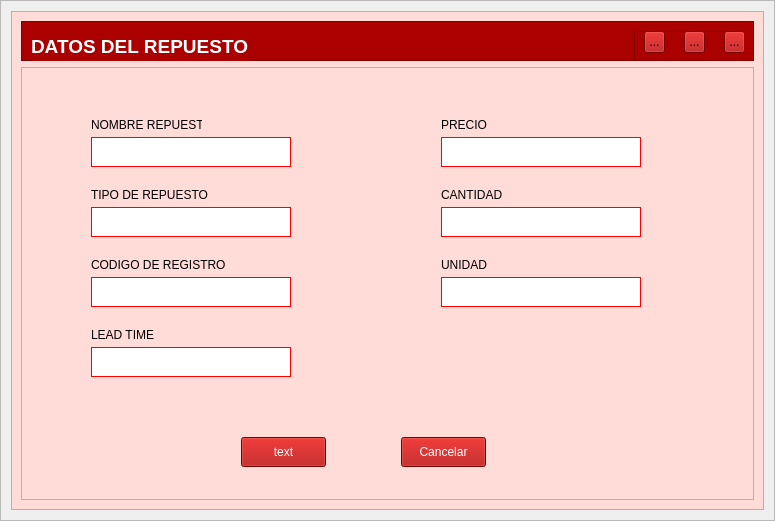
<?xml version="1.0" encoding="UTF-8"?>
<ui version="4.0">
 <class>AddEditWindow</class>
 <widget class="QWidget" name="AddEditWindow">
  <property name="geometry">
   <rect>
    <x>0</x>
    <y>0</y>
    <width>775</width>
    <height>521</height>
   </rect>
  </property>
  <property name="windowTitle">
   <string>Form</string>
  </property>
  <layout class="QVBoxLayout" name="verticalLayout">
   <property name="spacing">
    <number>0</number>
   </property>
   <property name="leftMargin">
    <number>0</number>
   </property>
   <property name="topMargin">
    <number>0</number>
   </property>
   <property name="rightMargin">
    <number>0</number>
   </property>
   <property name="bottomMargin">
    <number>0</number>
   </property>
   <item>
    <widget class="QFrame" name="central_frame">
     <property name="frameShape">
      <enum>QFrame::StyledPanel</enum>
     </property>
     <property name="frameShadow">
      <enum>QFrame::Raised</enum>
     </property>
     <layout class="QVBoxLayout" name="shadow_layout">
      <property name="spacing">
       <number>0</number>
      </property>
      <property name="leftMargin">
       <number>10</number>
      </property>
      <property name="topMargin">
       <number>10</number>
      </property>
      <property name="rightMargin">
       <number>10</number>
      </property>
      <property name="bottomMargin">
       <number>10</number>
      </property>
      <item>
       <widget class="QFrame" name="background_frame">
        <property name="styleSheet">
         <string notr="true">background-color: rgb(255, 220, 215)</string>
        </property>
        <property name="frameShape">
         <enum>QFrame::StyledPanel</enum>
        </property>
        <property name="frameShadow">
         <enum>QFrame::Raised</enum>
        </property>
        <layout class="QVBoxLayout" name="verticalLayout_2">
         <item>
          <widget class="QFrame" name="top_frame">
           <property name="minimumSize">
            <size>
             <width>0</width>
             <height>40</height>
            </size>
           </property>
           <property name="maximumSize">
            <size>
             <width>16777215</width>
             <height>40</height>
            </size>
           </property>
           <property name="styleSheet">
            <string notr="true">background-color: rgb(170, 0, 0);</string>
           </property>
           <property name="frameShape">
            <enum>QFrame::StyledPanel</enum>
           </property>
           <property name="frameShadow">
            <enum>QFrame::Raised</enum>
           </property>
           <layout class="QHBoxLayout" name="horizontalLayout_3">
            <item>
             <widget class="QLabel" name="title_label">
              <property name="minimumSize">
               <size>
                <width>120</width>
                <height>30</height>
               </size>
              </property>
              <property name="font">
               <font>
                <family>Arial</family>
                <pointsize>14</pointsize>
                <bold>true</bold>
               </font>
              </property>
              <property name="styleSheet">
               <string notr="true">color: white
</string>
              </property>
              <property name="text">
               <string>DATOS DEL REPUESTO</string>
              </property>
             </widget>
            </item>
            <item>
             <spacer name="horizontalSpacer_2">
              <property name="orientation">
               <enum>Qt::Horizontal</enum>
              </property>
              <property name="sizeHint" stdset="0">
               <size>
                <width>40</width>
                <height>20</height>
               </size>
              </property>
             </spacer>
            </item>
            <item>
             <widget class="QFrame" name="buttons_holder_frame">
              <property name="minimumSize">
               <size>
                <width>110</width>
                <height>30</height>
               </size>
              </property>
              <property name="frameShape">
               <enum>QFrame::StyledPanel</enum>
              </property>
              <property name="frameShadow">
               <enum>QFrame::Raised</enum>
              </property>
              <widget class="QToolButton" name="minimize_button">
               <property name="geometry">
                <rect>
                 <x>10</x>
                 <y>0</y>
                 <width>21</width>
                 <height>22</height>
                </rect>
               </property>
               <property name="text">
                <string>...</string>
               </property>
               <property name="icon">
                <iconset>
                 <normaloff>../../icons/minimize-window.png</normaloff>../../icons/minimize-window.png</iconset>
               </property>
               <property name="iconSize">
                <size>
                 <width>25</width>
                 <height>25</height>
                </size>
               </property>
              </widget>
              <widget class="QToolButton" name="restore_button">
               <property name="geometry">
                <rect>
                 <x>50</x>
                 <y>0</y>
                 <width>21</width>
                 <height>22</height>
                </rect>
               </property>
               <property name="text">
                <string>...</string>
               </property>
               <property name="icon">
                <iconset>
                 <normaloff>../../icons/restore-window.png</normaloff>../../icons/restore-window.png</iconset>
               </property>
               <property name="iconSize">
                <size>
                 <width>25</width>
                 <height>25</height>
                </size>
               </property>
              </widget>
              <widget class="QToolButton" name="maximize_button">
               <property name="geometry">
                <rect>
                 <x>50</x>
                 <y>0</y>
                 <width>21</width>
                 <height>22</height>
                </rect>
               </property>
               <property name="text">
                <string>...</string>
               </property>
               <property name="icon">
                <iconset>
                 <normaloff>../../icons/maximize-window.png</normaloff>../../icons/maximize-window.png</iconset>
               </property>
               <property name="iconSize">
                <size>
                 <width>25</width>
                 <height>25</height>
                </size>
               </property>
              </widget>
              <widget class="QToolButton" name="close_button">
               <property name="geometry">
                <rect>
                 <x>90</x>
                 <y>0</y>
                 <width>21</width>
                 <height>22</height>
                </rect>
               </property>
               <property name="text">
                <string>...</string>
               </property>
               <property name="icon">
                <iconset>
                 <normaloff>../../icons/close-window.png</normaloff>../../icons/close-window.png</iconset>
               </property>
               <property name="iconSize">
                <size>
                 <width>25</width>
                 <height>25</height>
                </size>
               </property>
              </widget>
             </widget>
            </item>
           </layout>
          </widget>
         </item>
         <item>
          <widget class="QFrame" name="content_frame">
           <property name="frameShape">
            <enum>QFrame::StyledPanel</enum>
           </property>
           <property name="frameShadow">
            <enum>QFrame::Raised</enum>
           </property>
           <widget class="QLabel" name="label">
            <property name="geometry">
             <rect>
              <x>70</x>
              <y>50</y>
              <width>111</width>
              <height>16</height>
             </rect>
            </property>
            <property name="text">
             <string>NOMBRE REPUESTO</string>
            </property>
           </widget>
           <widget class="QLineEdit" name="lineEdit">
            <property name="geometry">
             <rect>
              <x>70</x>
              <y>70</y>
              <width>200</width>
              <height>30</height>
             </rect>
            </property>
            <property name="styleSheet">
             <string notr="true">background-color: rgb(255, 255, 255);
border: 1px solid red;</string>
            </property>
           </widget>
           <widget class="QLabel" name="label_3">
            <property name="geometry">
             <rect>
              <x>70</x>
              <y>120</y>
              <width>191</width>
              <height>16</height>
             </rect>
            </property>
            <property name="text">
             <string>TIPO DE REPUESTO</string>
            </property>
           </widget>
           <widget class="QLineEdit" name="lineEdit_3">
            <property name="geometry">
             <rect>
              <x>70</x>
              <y>140</y>
              <width>200</width>
              <height>30</height>
             </rect>
            </property>
            <property name="styleSheet">
             <string notr="true">background-color: rgb(255, 255, 255);
border: 1px solid red;</string>
            </property>
           </widget>
           <widget class="QLabel" name="label_4">
            <property name="geometry">
             <rect>
              <x>70</x>
              <y>190</y>
              <width>141</width>
              <height>16</height>
             </rect>
            </property>
            <property name="text">
             <string>CODIGO DE REGISTRO</string>
            </property>
           </widget>
           <widget class="QLineEdit" name="lineEdit_4">
            <property name="geometry">
             <rect>
              <x>70</x>
              <y>210</y>
              <width>200</width>
              <height>30</height>
             </rect>
            </property>
            <property name="styleSheet">
             <string notr="true">background-color: rgb(255, 255, 255);
border: 1px solid red;</string>
            </property>
           </widget>
           <widget class="QLabel" name="label_5">
            <property name="geometry">
             <rect>
              <x>70</x>
              <y>260</y>
              <width>161</width>
              <height>16</height>
             </rect>
            </property>
            <property name="text">
             <string>LEAD TIME</string>
            </property>
           </widget>
           <widget class="QLineEdit" name="lineEdit_5">
            <property name="geometry">
             <rect>
              <x>70</x>
              <y>280</y>
              <width>200</width>
              <height>30</height>
             </rect>
            </property>
            <property name="styleSheet">
             <string notr="true">background-color: rgb(255, 255, 255);
border: 1px solid red;</string>
            </property>
           </widget>
           <widget class="QLabel" name="label_6">
            <property name="geometry">
             <rect>
              <x>420</x>
              <y>50</y>
              <width>131</width>
              <height>16</height>
             </rect>
            </property>
            <property name="text">
             <string>PRECIO</string>
            </property>
           </widget>
           <widget class="QLineEdit" name="lineEdit_6">
            <property name="geometry">
             <rect>
              <x>420</x>
              <y>70</y>
              <width>200</width>
              <height>30</height>
             </rect>
            </property>
            <property name="styleSheet">
             <string notr="true">background-color: rgb(255, 255, 255);
border: 1px solid red;</string>
            </property>
           </widget>
           <widget class="QLabel" name="label_7">
            <property name="geometry">
             <rect>
              <x>420</x>
              <y>120</y>
              <width>161</width>
              <height>16</height>
             </rect>
            </property>
            <property name="text">
             <string>CANTIDAD</string>
            </property>
           </widget>
           <widget class="QLineEdit" name="lineEdit_7">
            <property name="geometry">
             <rect>
              <x>420</x>
              <y>140</y>
              <width>200</width>
              <height>30</height>
             </rect>
            </property>
            <property name="styleSheet">
             <string notr="true">background-color: rgb(255, 255, 255);
border: 1px solid red;</string>
            </property>
           </widget>
           <widget class="QPushButton" name="add_edit_button">
            <property name="geometry">
             <rect>
              <x>220</x>
              <y>370</y>
              <width>85</width>
              <height>30</height>
             </rect>
            </property>
            <property name="styleSheet">
             <string notr="true">QPushButton{background-color: rgb(170, 0, 0);
color: white;}
QPushButton::hover{background-color:#ffc13b}</string>
            </property>
            <property name="text">
             <string>text</string>
            </property>
            <property name="icon">
             <iconset>
              <normaloff>../../icons/plus.png</normaloff>../../icons/plus.png</iconset>
            </property>
           </widget>
           <widget class="QPushButton" name="pushButton_2">
            <property name="geometry">
             <rect>
              <x>380</x>
              <y>370</y>
              <width>85</width>
              <height>30</height>
             </rect>
            </property>
            <property name="styleSheet">
             <string notr="true">QPushButton{background-color: rgb(170, 0, 0);
color: white;}
QPushButton::hover{background-color:#ffc13b}</string>
            </property>
            <property name="text">
             <string>Cancelar</string>
            </property>
            <property name="icon">
             <iconset>
              <normaloff>../../icons/cancel.png</normaloff>../../icons/cancel.png</iconset>
            </property>
           </widget>
           <widget class="QLabel" name="label_8">
            <property name="geometry">
             <rect>
              <x>420</x>
              <y>190</y>
              <width>161</width>
              <height>16</height>
             </rect>
            </property>
            <property name="text">
             <string>UNIDAD</string>
            </property>
           </widget>
           <widget class="QLineEdit" name="lineEdit_8">
            <property name="geometry">
             <rect>
              <x>420</x>
              <y>210</y>
              <width>200</width>
              <height>30</height>
             </rect>
            </property>
            <property name="styleSheet">
             <string notr="true">background-color: rgb(255, 255, 255);
border: 1px solid red;</string>
            </property>
           </widget>
          </widget>
         </item>
        </layout>
       </widget>
      </item>
     </layout>
    </widget>
   </item>
  </layout>
 </widget>
 <resources/>
 <connections/>
</ui>
